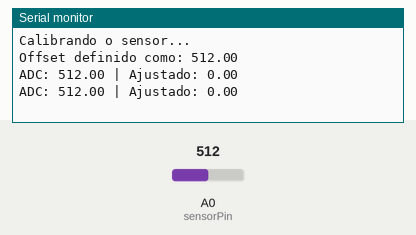
The sketch below on a simulated Arduino Uno, built with avr-gcc and run on an emulated ATmega328P. Shown: the last lines printed to the serial monitor. The inputs (shaded band) are chosen by the test bench; at power-on: A0 (sensorPin) = 512.

Above: at 6.2 s.
6.3 s: A0 (sensorPin) set to 716
At 7.6 s:
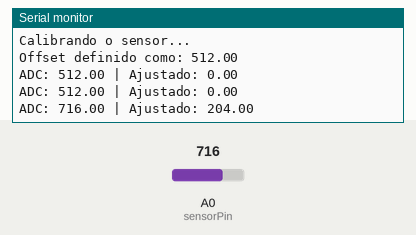
7.8 s: A0 (sensorPin) set to 900
At 8.7 s:
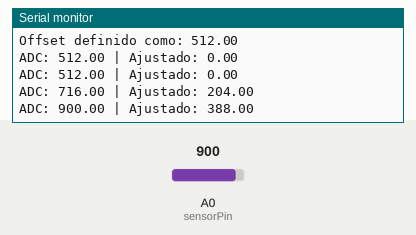
Timing chart, 0 to 10.8 s (numbered marks = the images above; inputs shaded):
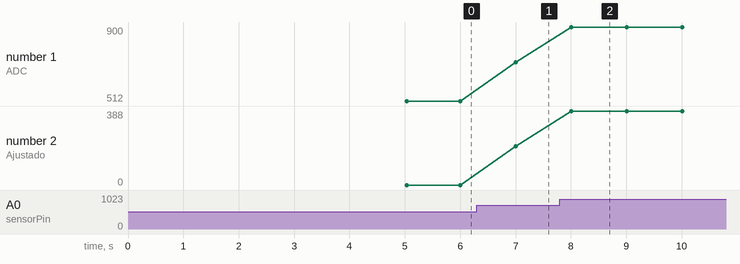

The sketch:

codigo_do_tensiometro_1.ino
```cpp
float offset = 0; // Ajuste inicial
const int sensorPin = A0;
float sensorValue = 0;

void setup() {
  Serial.begin(9600);
  Serial.println("Calibrando o sensor...");

  // Aguarda 5 segundos para estabilizar o sensor
  delay(5000);

  // Define o offset (valor do ADC sem pressão/vácuo)
  offset = analogRead(sensorPin);
  Serial.print("Offset definido como: ");
  Serial.println(offset);
}

void loop() {
  sensorValue = analogRead(sensorPin);
  float adjustedValue = sensorValue - offset;

  Serial.print("ADC: ");
  Serial.print(sensorValue);
  Serial.print(" | Ajustado: ");
  Serial.print(adjustedValue);
  Serial.println();

  delay(1000);
}
```

Measured:
- after the input at 6.3 s, the serial monitor: prints a new line after 0.70 s (image 1)
- after the input at 7.8 s, the serial monitor: prints a new line after 0.20 s (image 2)
- plotted number 1: 512 → 716 after the input at 6.3 s, 716 → 900 after the input at 7.8 s
- plotted number 2: 0 → 204 after the input at 6.3 s, 204 → 388 after the input at 7.8 s
